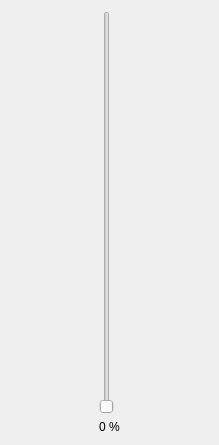
<?xml version="1.0" encoding="UTF-8"?>
<ui version="4.0">
    <class>DisplayVerticalBarGauge</class>
    <widget class="QWidget" name="DisplayVerticalBarGauge">
        <property name="geometry">
            <rect>
                <x>0</x>
                <y>0</y>
                <width>219</width>
                <height>445</height>
            </rect>
        </property>
        <property name="windowTitle">
            <string>verticalbargauge</string>
        </property>
        <layout class="QGridLayout" name="gridLayout">
            <item row="0" column="0">
                <widget class="QSlider" name="verticalSlider">
                    <property name="maximum">
                        <number>100</number>
                    </property>
                    <property name="orientation">
                        <enum>Qt::Vertical</enum>
                    </property>
                </widget>
            </item>
            <item row="1" column="0">
                <widget class="QLabel" name="_valueLabel">
                    <property name="text">
                        <string>0 %</string>
                    </property>
                </widget>
            </item>
        </layout>
    </widget>
    <resources/>
    <connections/>
</ui>
